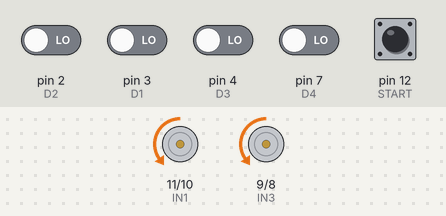
The sketch below on a simulated Arduino Uno, built with avr-gcc and run on an emulated ATmega328P. Shown: motor-driver pin pairs drawn as motors (green arrow = first pin HIGH = forward, orange = second pin HIGH = backward, longer = more drive, scaled by the enable pin). The inputs (shaded band) are chosen by the test bench; at power-on: pin 12 (START) HIGH, pin 2 (D2), pin 3 (D1), pin 4 (D3), pin 7 (D4) LOW.

Above: at 1.2 s.
1.3 s: pin 2 (D2) driven HIGH
At 2.0 s:
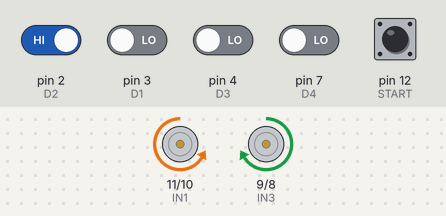
2.8 s: pin 2 (D2) driven LOW
At 4.0 s:
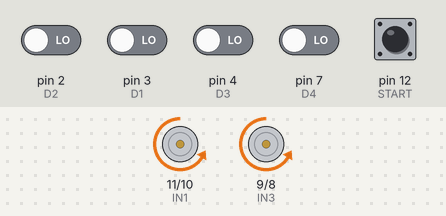
4.3 s: pin 4 (D3) driven HIGH
At 5.5 s:
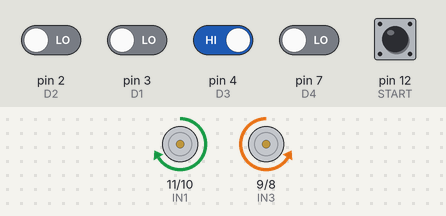
5.8 s: pin 4 (D3) driven LOW
At 6.3 s:
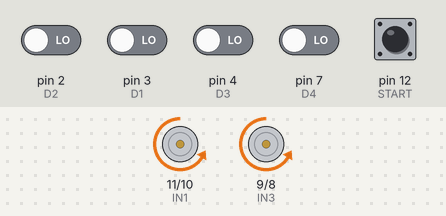
7.3 s: pin 3 (D1) driven HIGH
At 7.8 s:
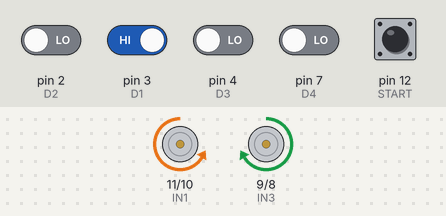
8.8 s: pin 3 (D1) driven LOW
At 9.7 s:
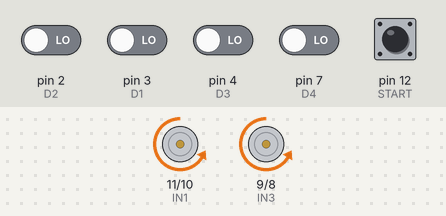
Timing chart, 0 to 11.3 s (numbered marks = the images above; inputs shaded):
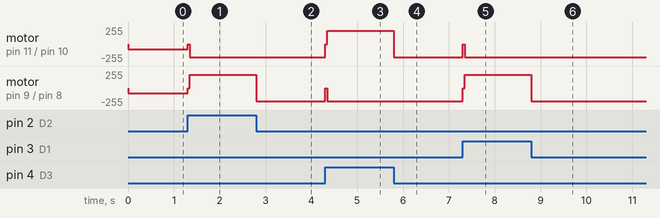

Measured:
- after the input at 1.3 s, motor on pin 11 (IN1) / pin 10 (IN2): backward 80/255 → backward 200/255 at once; motor on pin 9 (IN3) / pin 8 (IN4): backward 80/255 → forward 200/255 at once
- after the input at 2.8 s, motor on pin 9 (IN3) / pin 8 (IN4): forward 200/255 → backward 200/255 at once
- after the input at 4.3 s, motor on pin 11 (IN1) / pin 10 (IN2): backward 200/255 → forward 200/255 at once; motor on pin 9 (IN3) / pin 8 (IN4): backward 200/255 → stopped at once, → backward 200/255 0.04 s later
- after the input at 5.8 s, motor on pin 11 (IN1) / pin 10 (IN2): forward 200/255 → backward 200/255 at once
- after the input at 7.3 s, motor on pin 11 (IN1) / pin 10 (IN2): backward 200/255 → stopped at once, → backward 200/255 0.04 s later; motor on pin 9 (IN3) / pin 8 (IN4): backward 200/255 → forward 200/255 at once
- after the input at 8.8 s, motor on pin 9 (IN3) / pin 8 (IN4): forward 200/255 → backward 200/255 at once

The sketch:

car_ex.ino
```cpp
const int ENA=6;
const int ENB=5;
const int IN1=11;
const int IN2=10;
const int IN3=9;
const int IN4=8;
const int D1=3;
const int D2=2;
const int D3=4;
const int D4=7;
const int START=12;
int read();//这个一个函数声明
           //这个函数用来读取红外传感器状态
void move(int left,int right);//这是一个函数声明
                              //这个函数用来更改左右轮子转速以及方向
                              //方向由参数left和right的正负决定
                              //转速由left和right的绝对值决定
/*这两个函数的定义在loop（）函数之后*/
void setup()
{
  // put your setup code here, to run once:
pinMode(IN1,OUTPUT);
pinMode(IN2,OUTPUT);
pinMode(IN3,OUTPUT);
pinMode(IN4,OUTPUT);
pinMode(ENA,OUTPUT);
pinMode(ENB,OUTPUT);
pinMode(D1,INPUT);
pinMode(D2,INPUT);
pinMode(D3,INPUT);
pinMode(D4,INPUT);
pinMode(START,INPUT);
move(0,0);
while(!digitalRead(START));

}


void loop()
{
  // put your main code here, to run repeatedly:


int a=read();
//move(0,0);
//delay(5);
switch(a)
  {
   //直行
    case 1111:
    move(0,0);
    break;
    case 0000:
    move(80,80);
    break;

  //左转相关
    case 100:
    move(0,0);
    delay(40);
   if(read()==100)
   {
    move(-200,200);
    while(read()!=0000);
    move(0,0);
   }
   else if(read()==1100)
   goto LEFT_A;
    break;


    case 1100:
    LEFT_A:move(0,0);
    delay(40);
    if(read()==1100)
    {
     move(-50,50);
     while(read()!=0000);
     move(0,0);
    }
    break;

    case 1000:
    move(0,0);
    delay(40);
    if(read()==1000)
    {
    move(-200,200);
    while(read()!=0000);
    move(0,0);
    }
     else if(read()==1100)
     goto LEFT_A;
    break;


    //向右转相关
    case 11:
    RIGHT_A:move(0,0);
    delay(40);
    if(read()==11)
   {
    move(50,-50);
    while(read()!=0000);
    move(0,0);
   }
    break;

    case 1:
    move(0,0);
    delay(40);
   if(read()==1)
   {
    move(200,-200);
    while(read()!=0000);
    move(0,0);
   }
   else if(read()==11)
   goto RIGHT_A;
    break;

    case 10:
    move(0,0);
    delay(40);
    if(read()==10)
   {
    move(200,-200);
    while(read()!=0000);
    move(0,0);
   }
   else if(read()==11)goto RIGHT_A;
   break;


   default:break;
   }
}

int read()
{
  int num,DATA_D4=0,DATA_D3=0,DATA_D2=0,DATA_D1=0;
  if(digitalRead(D4)){delay(2);if(digitalRead(D4))DATA_D4=1;}
  if(digitalRead(D3)){delay(2);if(digitalRead(D3))DATA_D3=1;}
  if(digitalRead(D2)){delay(2);if(digitalRead(D2))DATA_D2=1;}
  if(digitalRead(D1)){delay(2);if(digitalRead(D1))DATA_D1=1;}
  num=
  DATA_D4*1000
  +DATA_D3*100
  +DATA_D2*10
  +DATA_D1;
//  num=
//  digitalRead(D4)*1000
//  +digitalRead(D3)*100
//  +digitalRead(D2)*10
//  +digitalRead(D1);
  return num;
}

void move(int left,int right)
{
    if(left<0)//如果left小于零，规定左侧转向为反，转速为|left|，即-left
      {
        digitalWrite(IN1,HIGH);
        digitalWrite(IN2,LOW);//设置左侧转向为反
        analogWrite(ENA,-left);//设置左侧转速为|left|
      }
      else if(left==0)analogWrite(ENA,0);
    else //如果left大于零，规定左侧转向为正，转速为|left|
      {
        digitalWrite(IN1,LOW);
        digitalWrite(IN2,HIGH);
        analogWrite(ENA,left);
      }

    //同理，规定右侧转向和转速
    if(right<0)
      {
        digitalWrite(IN3,HIGH);
        digitalWrite(IN4,LOW);
        analogWrite(ENB,-right);
      }
      else if(right==0)analogWrite(ENB,0);
    else
      {
          digitalWrite(IN3,LOW);
          digitalWrite(IN4,HIGH);
          analogWrite(ENB,right);
      }
}
```
